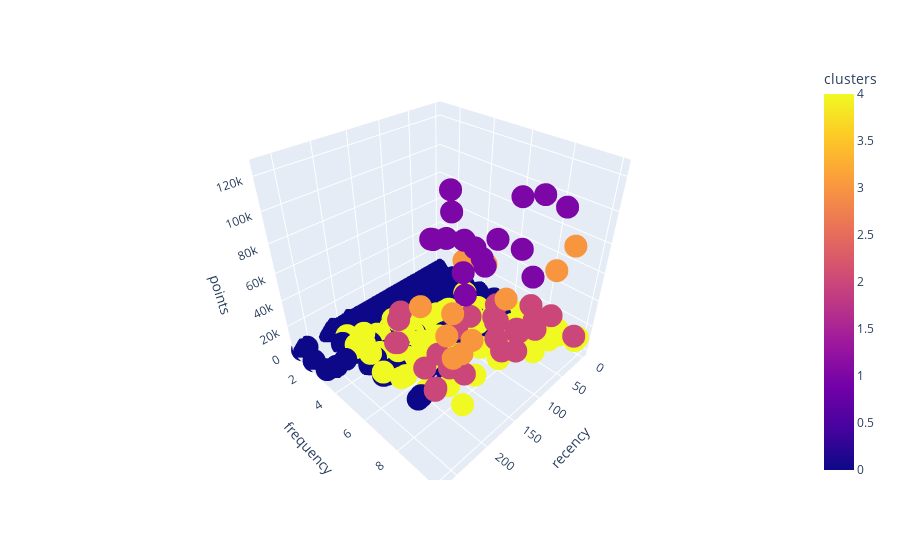

Notebook code for this chart:
### Markdown cell above
## Visualization the clusters

### Code cell
# visualize clusters
cluter_scatter = px.scatter_3d(rfm_table,
                    color='clusters',
                    x="recency",
                    y="frequency",
                    z="points",            
                    category_orders = {"clusters": ["0", "1", "2", "3", "4"]}                    
                    )
cluter_scatter.update_layout()
cluter_scatter.show()

# Export to chart studio
py.plot(cluter_scatter, name = 'Segmentation of RRCU Users', auto_open = True)

### Figure 1 — Plotly figure (JSON) as saved in the notebook; plotly's stock layout.template omitted (floating-point values rounded to 4 significant figures; data arrays with more than 128 entries replaced by an {"elided": "..."} marker saying what was removed)
{"data": [{"hovertemplate": "recency=%{x}<br>frequency=%{y}<br>points=%{z}<br>clusters=%{marker.color}<extra></extra>", "legendgroup": "", "marker": {"color": {"elided": "4145 int values"}, "coloraxis": "coloraxis", "symbol": "circle"}, "mode": "markers", "name": "", "scene": "scene", "showlegend": false, "type": "scatter3d", "x": {"elided": "4145 int values"}, "y": {"elided": "4145 int values"}, "z": {"elided": "4145 int values"}}], "layout": {"coloraxis": {"colorbar": {"title": {"text": "clusters"}}, "colorscale": [[0, "#0d0887"], [0.1111, "#46039f"], [0.2222, "#7201a8"], [0.3333, "#9c179e"], [0.4444, "#bd3786"], [0.5556, "#d8576b"], [0.6667, "#ed7953"], [0.7778, "#fb9f3a"], [0.8889, "#fdca26"], [1, "#f0f921"]]}, "legend": {"tracegroupgap": 0}, "margin": {"t": 60}, "scene": {"domain": {"x": [0, 1], "y": [0, 1]}, "xaxis": {"title": {"text": "recency"}}, "yaxis": {"title": {"text": "frequency"}}, "zaxis": {"title": {"text": "points"}}}}}
